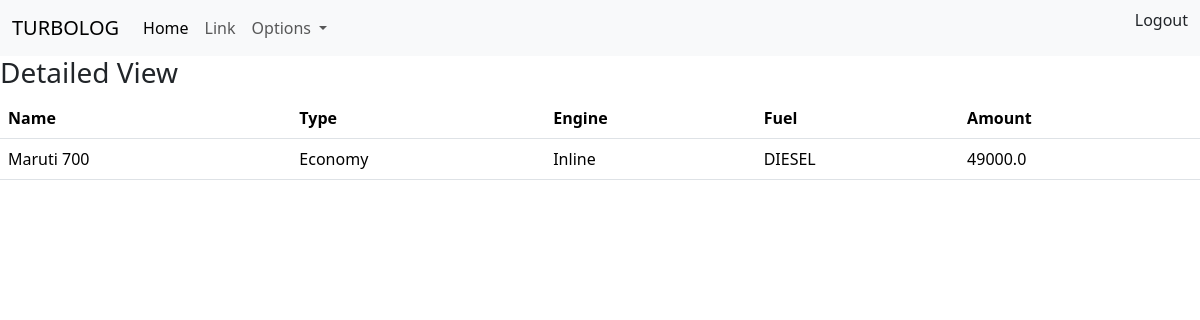
Before: /vehicle/1/detail (signed in) with the older database file.
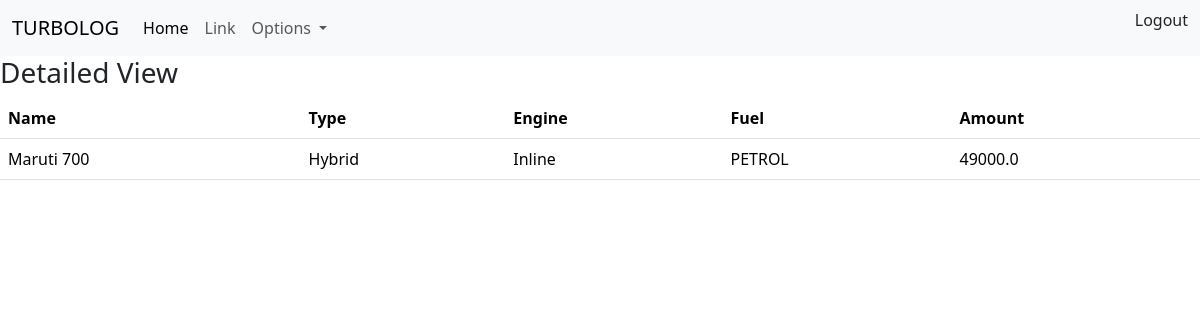
After: the same page with the newer database file.
### vehicle/models.py (models this page shows)
class Vehicle(models.Model):
    name = models.CharField(max_length=100)
    TYPE_OPTIONS = (
        ('Economy','Economy'),
        ('SUV','SUV'),
        ('sedan','sedan'),
        ('Hatchback','Hatchback'),
        ('electric','electric'),
        ('Hybrid','Hybrid'),
        ('Sports car','Sports car'),
        ('Coupe','Coupe'),
        ('Utility','Utility')
    )
    type = models.CharField(max_length=200,choices=TYPE_OPTIONS,default='Economy')
    ENGINE_TYPES = (
        ('Inline','Inline'),
        ('v Engine','v Engine'),
        ('W Engine','W Engine'),
        ('OPOC','OPOC')
    )
    engine = models.CharField(max_length=100,choices=ENGINE_TYPES,default='v Engine')
    FUEL_OPTIONS = (
        ('PETROL','PETROL'),
        ('DIESEL','DIESEL'),
        ('CNG','CNG'),
        ('ELECTRIC','ELECTRIC')
    )
    fuel = models.CharField(max_length=100,choices=FUEL_OPTIONS,default='PETROL')
    date = models.DateField(auto_now_add=True)
    amount = models.FloatField()

### vehicle/views.py (the view)
# urls.py: path('vehicle/<int:pk>/detail',views.VehicleDetailView.as_view(),name='vehicledetailview'),
@method_decorator(authenication,name='dispatch')
class VehicleDetailView(View):
    template_name = 'vehicle_detail.html'
    def get(self,request,*args,**kwargs):
        id = kwargs.get('pk')
        data = Vehicle.objects.get(id=id)
        return render(request,self.template_name,{'data':data})

### vehicle/templates/vehicle_detail.html
{%extends 'base.html'%}
{%block main_block%}
    <h3>Detailed View </h3>
    <table class="table">
        <tr>
            <th>Name</th>
            <th>Type</th>
            <th>Engine</th>
            <th>Fuel</th>
            <th>Amount</th>
        </tr>
        <tr>
            <td>{{data.name}}</td>
            <td>{{data.type}}</td>
            <td> {{data.engine}}</td>
            <td>{{data.fuel}}</td>
            <td>{{data.amount}}</td>
        </tr>
    </table>
{%endblock%}

Changed rows visible on the page:
changed Vehicle "Maruti 700": type "Economy" → "Hybrid"; fuel "DIESEL" → "PETROL"
